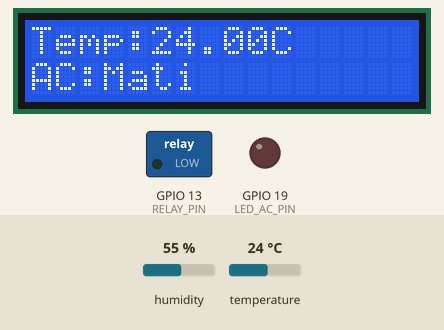
The sketch below on a simulated ESP32. Parts: 16×2 character LCD, switched loads named in the sketch (green lamp = pin HIGH), output pins drawn as LEDs (lit = HIGH). The inputs (shaded band) are chosen by the test bench; at power-on: temperature 24 °C, humidity 55 %. WiFi joins after 1.5 s; servers stay silent unless stated; what the sketch prints to the serial monitor is not drawn.

Above: at 12.4 s.
12.5 s: temperature set to 29.1 °C
At 14.3 s:
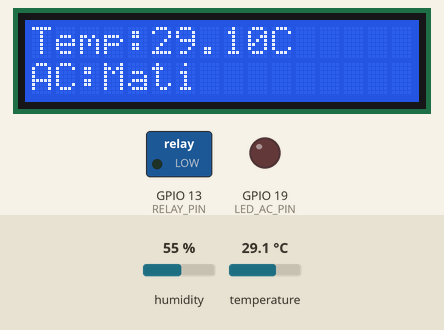
14.8 s: temperature set to 30.6 °C
At 16.5 s:
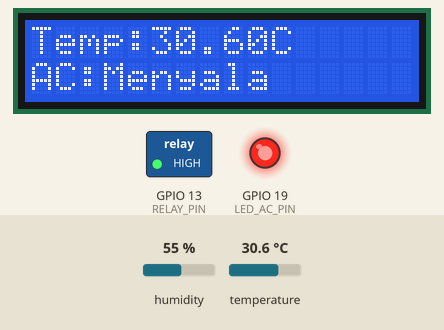
16.8 s: temperature set to 26.4 °C
At 18.2 s:
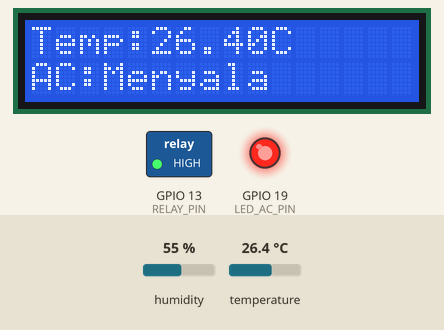
18.8 s: temperature set to 25.5 °C
At 20.7 s:
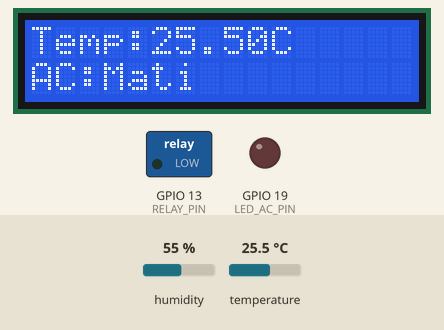
Timing chart, 0 to 21.9 s (numbered marks = the images above; inputs shaded):
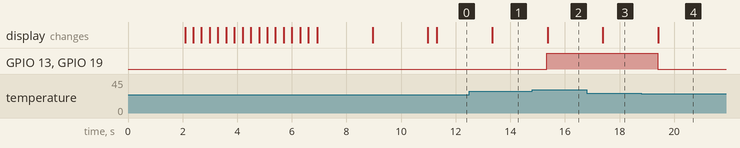

The sketch:

sketch.ino
```cpp
#define BLYNK_TEMPLATE_ID "TMPL6XWShyhEH"
#define BLYNK_TEMPLATE_NAME "Smart AC Control"
#define BLYNK_AUTH_TOKEN "sOcwugBrFDxjzsMCMNRSiDs_qa6feuPW"

#include <WiFi.h>
#include <WiFiClient.h>
#include <BlynkSimpleEsp32.h>
#include <DHT.h>
#include <LiquidCrystal_I2C.h>

// WiFi credentials
const char* ssid = "Wokwi-GUEST";
const char* password = "";

// DHT sensor setup
#define DHTPIN 14
#define DHTTYPE DHT22
DHT dht(DHTPIN, DHTTYPE);

// LCD setup
LiquidCrystal_I2C lcd(0x27, 16, 2);

// Output pins
#define LED_AC_PIN 19
#define RELAY_PIN 13

// Blynk virtual pins
#define VPIN_TEMPERATURE V1
#define VPIN_AC_STATUS V3         // Displays "Menyala"/"Mati"
#define VPIN_AC_CONTROL V0        // Manual ON/OFF button
#define VPIN_MODE_SELECTOR V6     // 0 = Manual, 1 = Automatic
#define VPIN_AUTO_ON_TEMP V4     // Suhu untuk nyalakan AC otomatis
#define VPIN_AUTO_OFF_TEMP V5    // Suhu untuk matikan AC otomatis

// System state
bool acStatus = false;           // Current AC status (true = ON)
bool manualControl = false;     // Manual control flag
float autoOnTemp = 30.0;        // Temperature to turn on AC automatically
float autoOffTemp = 26.0;       // Temperature to turn off AC automatically

void setup() {
  Serial.begin(115200);
  dht.begin();

  // Configure output pins
  pinMode(LED_AC_PIN, OUTPUT);
  pinMode(RELAY_PIN, OUTPUT);
  digitalWrite(LED_AC_PIN, LOW);
  digitalWrite(RELAY_PIN, LOW);

  // Initialize LCD
  lcd.init();
  lcd.backlight();

  // Welcome animation
  lcd.setCursor(0, 0);
  lcd.print("Welcome to Smart");
  lcd.setCursor(0, 1);
  lcd.print("AC Control");
  delay(2000);
  for (int i = 0; i < 16; i++) {
    lcd.scrollDisplayLeft();
    delay(300);
  }
  lcd.clear();

  // Connect to WiFi
  WiFi.begin(ssid, password);
  while (WiFi.status() != WL_CONNECTED) {
    lcd.setCursor(0, 0);
    lcd.print("Connecting to");
    lcd.setCursor(0, 1);
    lcd.print("WiFi...");
    delay(1000);
    lcd.clear();
    Serial.println("Connecting to WiFi...");
  }

  lcd.setCursor(0, 0);
  lcd.print("Connected to WiFi");
  delay(2000);
  lcd.clear();

  // Start Blynk
  Blynk.begin(BLYNK_AUTH_TOKEN, ssid, password);

  // Sync virtual pins from Blynk app
  Blynk.syncVirtual(VPIN_MODE_SELECTOR);   // Restore Auto/Manual mode
  Blynk.syncVirtual(VPIN_AC_CONTROL);      // Restore manual AC switch state
  Blynk.syncVirtual(VPIN_AUTO_ON_TEMP);   // Restore suhu ON
  Blynk.syncVirtual(VPIN_AUTO_OFF_TEMP);  // Restore suhu OFF
}

// Automatic AC control based on temperature
void controlACAuto(float temperature) {
  if (manualControl) return;  // Skip if manual mode is active

  if (temperature >= autoOnTemp && !acStatus) {
    acStatus = true;
    digitalWrite(RELAY_PIN, HIGH);
    digitalWrite(LED_AC_PIN, HIGH);
    Blynk.virtualWrite(VPIN_AC_STATUS, "Menyala");
  } else if (temperature <= autoOffTemp && acStatus) {
    acStatus = false;
    digitalWrite(RELAY_PIN, LOW);
    digitalWrite(LED_AC_PIN, LOW);
    Blynk.virtualWrite(VPIN_AC_STATUS, "Mati");
  }
}

// Manual AC control via Blynk button (V0)
BLYNK_WRITE(VPIN_AC_CONTROL) {
  if (!manualControl) return;  // Only respond in manual mode

  int val = param.asInt();
  acStatus = (val == 1);

  digitalWrite(RELAY_PIN, acStatus ? HIGH : LOW);
  digitalWrite(LED_AC_PIN, acStatus ? HIGH : LOW);
  Blynk.virtualWrite(VPIN_AC_STATUS, acStatus ? "Menyala" : "Mati");
}

// Mode selector handler (V6): 0 = Manual, 1 = Auto
BLYNK_WRITE(VPIN_MODE_SELECTOR) {
  int mode = param.asInt();
  manualControl = (mode == 0); // Manual mode = true

  if (!manualControl) {
    // Switched to auto mode: reset AC
    acStatus = false;
    digitalWrite(RELAY_PIN, LOW);
    digitalWrite(LED_AC_PIN, LOW);
    Blynk.virtualWrite(VPIN_AC_STATUS, "Mati");
    Blynk.virtualWrite(VPIN_AC_CONTROL, 0);  // Reset manual button
  } else {
    // Switched to manual mode: sync AC button state
    Blynk.syncVirtual(VPIN_AC_CONTROL);
  }
}

// Blynk input: suhu minimum untuk menyalakan AC otomatis (V4)
BLYNK_WRITE(VPIN_AUTO_ON_TEMP) {
  float val = param.asFloat();
  autoOnTemp = val;
  Serial.print("Auto ON Temp set to: ");
  Serial.println(autoOnTemp);
}

// Blynk input: suhu maksimum untuk mematikan AC otomatis (V5)
BLYNK_WRITE(VPIN_AUTO_OFF_TEMP) {
  float val = param.asFloat();
  autoOffTemp = val;
  Serial.print("Auto OFF Temp set to: ");
  Serial.println(autoOffTemp);
}

void loop() {
  Blynk.run();

  // Read temperature
  float temperature = dht.readTemperature();
  if (isnan(temperature)) {
    Serial.println("Failed to read from DHT sensor!");
    return;
  }

  Blynk.virtualWrite(VPIN_TEMPERATURE, temperature);

  // Run automatic AC control if enabled
  controlACAuto(temperature);

  // Display temperature and AC status on LCD
  lcd.setCursor(0, 0);
  lcd.print("Temp:");
  lcd.print(temperature);
  lcd.print("C     ");

  lcd.setCursor(0, 1);
  lcd.print("AC:");
  lcd.print(acStatus ? "Menyala " : "Mati    ");
}
```

Measured:
- the behaviour switches between 29.9 and 30 °C on temperature (found by bisection; images 1 and 2)
- the behaviour switches between 26.1 and 26 °C on temperature (found by bisection; images 3 and 4)
- after the input at 12.5 s, the display: changes after 0.84 s (image 1)
- after the input at 14.8 s, GPIO 13 (RELAY_PIN), GPIO 19 (LED_AC_PIN): LOW → HIGH after 0.54 s; the display: changes after 0.56 s (image 2)
- after the input at 16.8 s, the display: changes after 0.59 s (image 3)
- after the input at 18.8 s, GPIO 13 (RELAY_PIN), GPIO 19 (LED_AC_PIN): HIGH → LOW after 0.60 s; the display: changes after 0.62 s (image 4)
